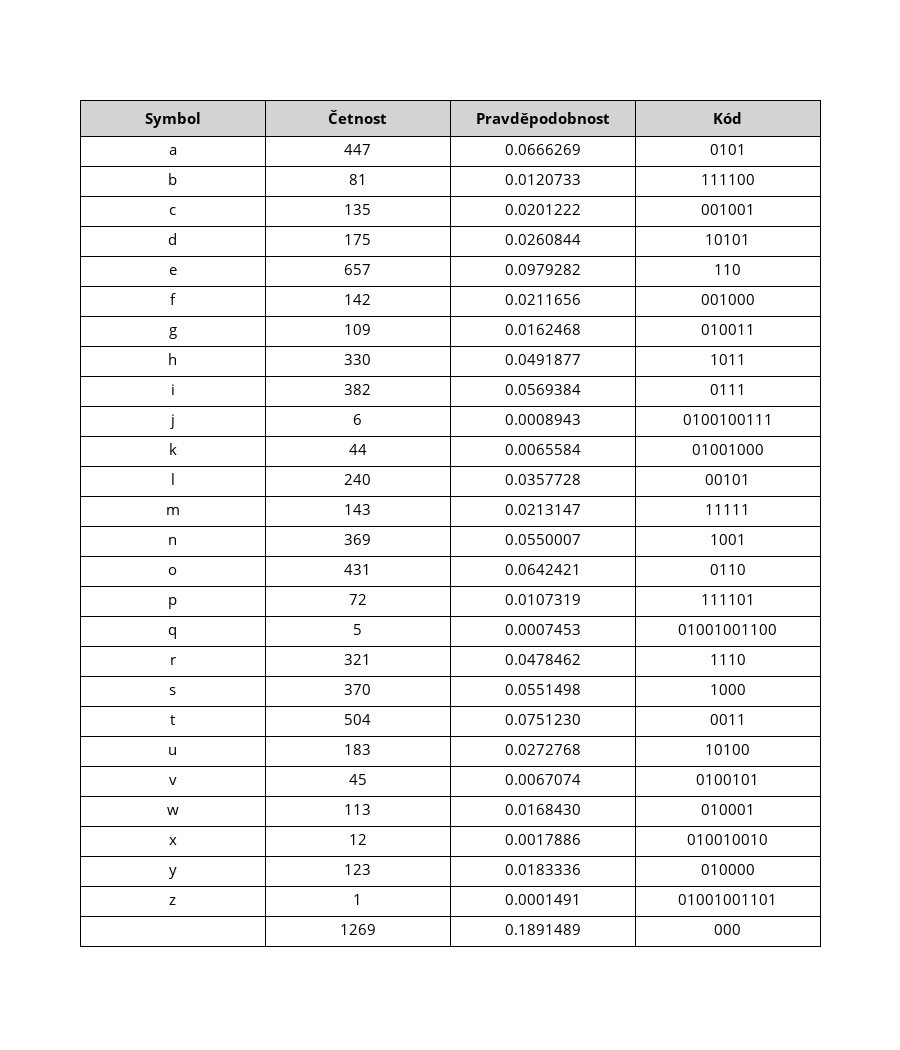

Source (notebook cell):
### Code cell
# Ziskej cetnosti a pravdepodobnosti
frequencies_y, probabilities_y = get_probabilities(Y)

# Ziskej entropii
entropy_y = get_entropy(probabilities_y)

# Ziskej kody
code_y = get_codes(probabilities_y)

# Ziskej stredni delku kodu (pro prvni kod)
length_y_x = get_length(probabilities_y, code_x)

# Ziskej stredni delku kodu (pro druhy kod)
length_y_y = get_length(probabilities_y, code_y)

print("Entropie: ", format(entropy_y, ".7f"))
print("Střední délka kódu (pro první kód): ", format(length_y_x, ".7f"))
print("Střední délka kódu (pro druhý kód): ", format(length_y_y, ".7f"))

show_probabilities(probabilities_y, 2)
show_results_table(frequencies_y, probabilities_y, code_y)

### Figure 1 — Plotly figure (JSON) as saved in the notebook; plotly's stock layout.template omitted (floating-point values rounded to 4 significant figures)
{"data": [{"cells": {"align": "center", "fill": {"color": "white"}, "font": {"color": "black", "size": 15}, "height": 30, "line": {"color": "black"}, "values": [["a", "b", "c", "d", "e", "f", "g", "h", "i", "j", "k", "l", "m", "n", "o", "p", "q", "r", "s", "t", "u", "v", "w", "x", "y", "z", " "], [447, 81, 135, 175, 657, 142, 109, 330, 382, 6, 44, 240, 143, 369, 431, 72, 5, 321, 370, 504, 183, 45, 113, 12, 123, 1, 1269], ["0.0666269", "0.0120733", "0.0201222", "0.0260844", "0.0979282", "0.0211656", "0.0162468", "0.0491877", "0.0569384", "0.0008943", "0.0065584", "0.0357728", "0.0213147", "0.0550007", "0.0642421", "0.0107319", "0.0007453", "0.0478462", "0.0551498", "0.0751230", "0.0272768", "0.0067074", "0.0168430", "0.0017886", "0.0183336", "0.0001491", "0.1891489"], ["0101", "111100", "001001", "10101", "110", "001000", "010011", "1011", "0111", "0100100111", "01001000", "00101", "11111", "1001", "0110", "111101", "01001001100", "1110", "1000", "0011", "10100", "0100101", "010001", "010010010", "010000", "01001001101", "000"]]}, "header": {"align": "center", "fill": {"color": "lightgrey"}, "font": {"color": "black", "size": 15}, "height": 30, "line": {"color": "black"}, "values": ["<b>Symbol</b>", "<b>Četnost</b>", "<b>Pravděpodobnost</b>", "<b>Kód</b>"]}, "type": "table"}], "layout": {"height": 1050, "width": 900}}
